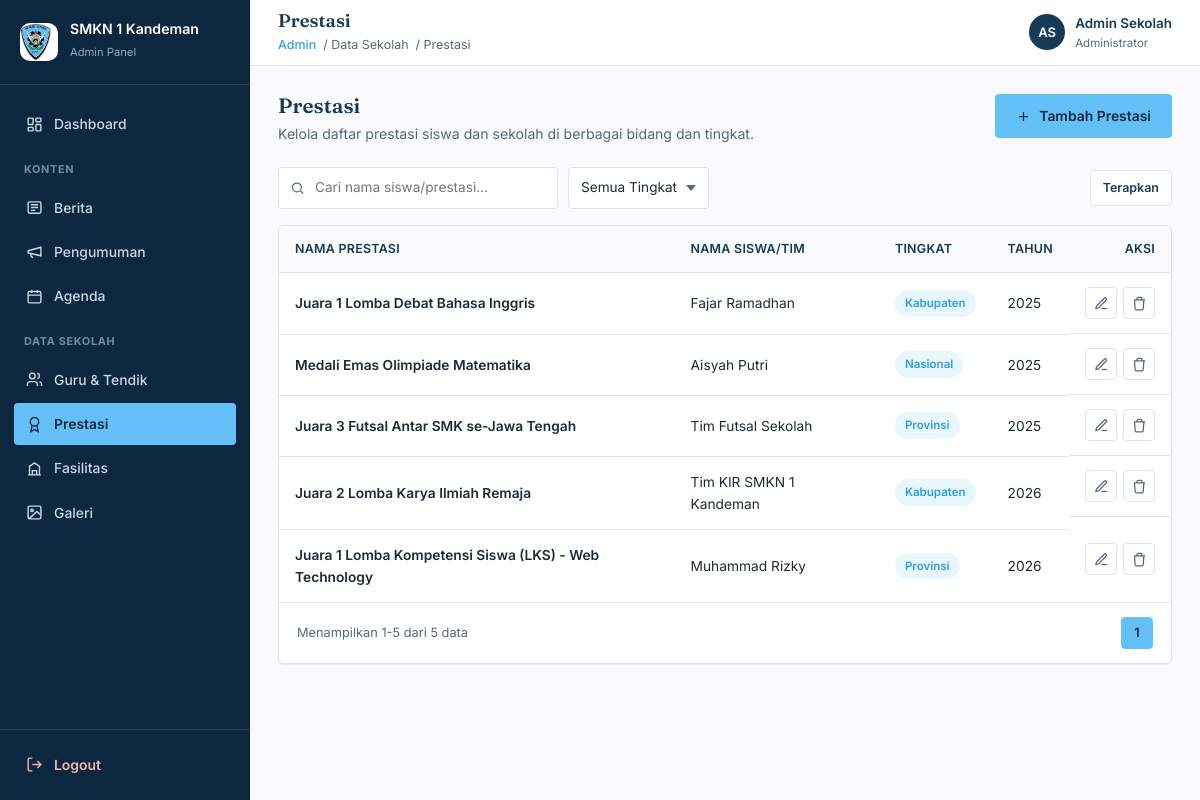
Screenshot of /admin/prestasi/index.php (signed in) with the database file from the repository.
### tables this page shows
CREATE TABLE IF NOT EXISTS prestasi (
    id INT UNSIGNED AUTO_INCREMENT PRIMARY KEY,
    nama_prestasi VARCHAR(200) NOT NULL,
    nama_siswa VARCHAR(150) NOT NULL,
    tingkat ENUM('Sekolah','Kabupaten','Provinsi','Nasional','Internasional') NOT NULL DEFAULT 'Sekolah',
    tahun YEAR NOT NULL,
    bidang VARCHAR(100) DEFAULT NULL,
    deskripsi TEXT,
    created_at TIMESTAMP DEFAULT CURRENT_TIMESTAMP,
    updated_at TIMESTAMP DEFAULT CURRENT_TIMESTAMP ON UPDATE CURRENT_TIMESTAMP
);

### admin/includes/helpers.php (called while the page is built, shortened)
<?php
function badge_class($value) {
    $v = strtolower(trim($value));
    $success = ['published', 'aktif', 'baik', 'pns'];
    $warning = ['draft', 'nonaktif', 'perlu perbaikan', 'honorer'];
    $muted   = ['rusak'];
    return 'badge-sky';
}
function build_page_url($page) {
    $params = $_GET;
    $params['page'] = $page;
    return '?' . http_build_query($params);
}

### admin/prestasi/index.php (the view, shortened to what this page needs)
<?php
require_once '../../config/koneksi.php';
require_once '../includes/helpers.php';
$cari = isset($_GET['cari']) ? trim($_GET['cari']) : '';
$where = [];
$whereSql = count($where) > 0 ? 'WHERE ' . implode(' AND ', $where) : '';
$limit = 10;
$page = isset($_GET['page']) ? max(1, intval($_GET['page'])) : 1;
$offset = ($page - 1) * $limit;
$totalResult = mysqli_query($koneksi, "SELECT COUNT(*) AS total FROM prestasi $whereSql");
$totalRow = mysqli_fetch_assoc($totalResult);
$totalData = (int) $totalRow['total'];
$totalPage = max(1, (int) ceil($totalData / $limit));
$query = "SELECT * FROM prestasi $whereSql ORDER BY id DESC LIMIT $limit OFFSET $offset";
$result = mysqli_query($koneksi, $query);
include '../includes/header.php';
include '../includes/sidebar.php';
?>
<div class="main-area">
    <?php include '../includes/topbar.php'; ?>
    <div class="content">
        <div class="page-head">
            <div>
                <h2>Prestasi</h2>
                <p>Kelola daftar prestasi siswa dan sekolah di berbagai bidang dan tingkat.</p>
            </div>
            <a href="tambah.php" class="btn btn-primary">
                <svg viewBox="0 0 24 24" fill="none" stroke="currentColor" stroke-width="2" width="15" height="15"><path d="M12 5v14M5 12h14"/></svg>
                Tambah Prestasi
            </a>
        </div>
        <form class="toolbar" method="get" action="index.php">
            <div class="toolbar-filters">
                <div class="search-box">
                    <svg viewBox="0 0 24 24" fill="none" stroke="currentColor" stroke-width="2"><circle cx="11" cy="11" r="7"/><path d="m21 21-4.3-4.3"/></svg>
                    <input type="text" name="cari" value="<?php echo htmlspecialchars($cari); ?>" placeholder="Cari nama siswa/prestasi...">
                </div>
                <select class="filter-select" name="tingkat" onchange="this.form.submit()">
                    <option value="">Semua Tingkat</option>
                </select>
            </div>
            <button type="submit" class="btn btn-outline btn-sm">Terapkan</button>
        </form>
        <div class="table-panel">
            <?php if ($totalData === 0): ?>
                <div class="alert-empty">Belum ada data.</div>
            <?php else: ?>
            <div class="table-scroll">
                <table class="data-table">
                <thead>
                    <tr>
                        <th>Nama Prestasi</th>
                        <th>Nama Siswa/Tim</th>
                        <th>Tingkat</th>
                        <th>Tahun</th>
                        <th style="text-align:right;">Aksi</th>
                    </tr>
                </thead>
                <tbody>
                    <?php while ($row = mysqli_fetch_assoc($result)): ?>
                    <tr>
                        <td class="cell-title"><?php echo htmlspecialchars($row['nama_prestasi']); ?></td>
                        <td class="cell-muted"><?php echo htmlspecialchars($row['nama_siswa']); ?></td>
                        <td><span class="badge <?php echo badge_class($row['tingkat']); ?>"><?php echo htmlspecialchars($row['tingkat']); ?></span></td>
                        <td class="cell-muted"><?php echo htmlspecialchars($row['tahun']); ?></td>
                        <td class="cell-actions">
                            <a href="edit.php?id=<?php echo $row['id']; ?>" class="icon-btn" aria-label="Edit" title="Edit">
                                <svg viewBox="0 0 24 24" fill="none" stroke="currentColor" stroke-width="2" width="15" height="15"><path d="M12 20h9"/><path d="M16.5 3.5a2.12 2.12 0 0 1 3 3L7 19l-4 1 1-4 12.5-12.5z"/></svg>
                            </a>
                            <button type="button" class="icon-btn danger" aria-label="Hapus" title="Hapus" data-delete-id="<?php echo $row['id']; ?>" data-delete-target="<?php echo htmlspecialchars($row['nama_prestasi']); ?>">
                                <svg viewBox="0 0 24 24" fill="none" stroke="currentColor" stroke-width="2" width="15" height="15"><path d="M3 6h18M8 6V4a2 2 0 0 1 2-2h4a2 2 0 0 1 2 2v2m3 0-1 14a2 2 0 0 1-2 2H7a2 2 0 0 1-2-2L4 6"/></svg>
                            </button>
                        </td>
                    </tr>
                    <?php endwhile; ?>
                </tbody>
                </table>
            </div>
            <div class="table-footer">
                <span class="table-info">Menampilkan <?php echo ($totalData>0?($offset+1):0); ?>-<?php echo min($offset+$limit,$totalData); ?> dari <?php echo $totalData; ?> data</span>
                <div class="pagination">
                    <?php for ($i = 1; $i <= $totalPage; $i++): ?>
                        <a href="<?php echo build_page_url($i); ?>" class="<?php echo ($i === $page) ? 'active' : ''; ?>"><?php echo $i; ?></a>
                    <?php endfor; ?>
                </div>
            </div>
            <?php endif; ?>
        </div>
    </div>
<?php include '../includes/footer.php'; ?>

### rows the page displays
prestasi: nama_prestasi "Juara 1 Lomba Debat Bahasa Inggris", nama_siswa "Fajar Ramadhan", tingkat "Kabupaten", tahun "2025"
prestasi: nama_prestasi "Medali Emas Olimpiade Matematika", nama_siswa "Aisyah Putri", tingkat "Nasional", tahun "2025"
prestasi: nama_prestasi "Juara 3 Futsal Antar SMK se-Jawa Tengah", nama_siswa "Tim Futsal Sekolah", tingkat "Provinsi", tahun "2025"
prestasi: nama_prestasi "Juara 2 Lomba Karya Ilmiah Remaja", nama_siswa "Tim KIR SMKN 1 Kandeman", tingkat "Kabupaten", tahun "2026"
prestasi: nama_prestasi "Juara 1 Lomba Kompetensi Siswa (LKS) - Web Technology", nama_siswa "Muhammad Rizky", tingkat "Provinsi", tahun "2026"

### other values shown
$pageTitle "Prestasi"
$crumb "Data Sekolah"
$crumb "Prestasi"
$initials "AS"
$adminNama "Admin Sekolah"
$offset+1 "1"
min($offset+$limit,$totalData) "5"
$totalData "5"
